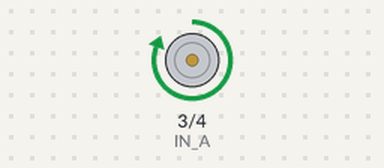
Recording of a sketch running on a simulated Arduino Uno, built with avr-gcc and run on an emulated ATmega328P. Parts: motor-driver pin pairs drawn as motors (green arrow = first pin HIGH = forward, orange = second pin HIGH = backward, longer = more drive, scaled by the enable pin).

Above: at 0.5 s.
Timing chart, 0 to 4.6 s (numbered marks = the images above):
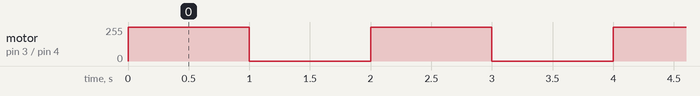

The sketch:

m6_relay.ino
```cpp
// Mission 6 · Relay Click
// The relay clicks on and off — listen for the satisfying CLICK!
//
// The relay coil is driven by the L293D chip (same as the motor lesson).
// L293D connections:
//   ENABLE → Arduino pin 5  (keep HIGH to activate the driver)
//   IN_A   → Arduino pin 3  (HIGH = relay ON/click; LOW = relay OFF)
//   IN_B   → Arduino pin 4  (keep LOW)
//
// The relay coil connects to L293D Out 1 and Out 2 (or ground).
// Use the 9V power module on the breadboard.

#define ENABLE 5   // L293D enable pin
#define IN_A   3   // controls relay coil via L293D
#define IN_B   4   // held LOW

void setup() {
  pinMode(ENABLE, OUTPUT);
  pinMode(IN_A,   OUTPUT);
  pinMode(IN_B,   OUTPUT);

  digitalWrite(ENABLE, HIGH);  // always enabled
  digitalWrite(IN_B,   LOW);   // always LOW
  digitalWrite(IN_A,   LOW);   // relay starts OFF
}

void loop() {
  // Click ON
  digitalWrite(IN_A, HIGH);  // relay energizes — CLICK!
  delay(1000);               // stay on for 1 second

  // Click OFF
  digitalWrite(IN_A, LOW);   // relay releases — CLICK!
  delay(1000);               // stay off for 1 second
}
```

Measured:
- by itself, motor on pin 3 (IN_A) / pin 4 (IN_B): alternates forward 255/255 for 1.0 s and stopped for 1.0 s
